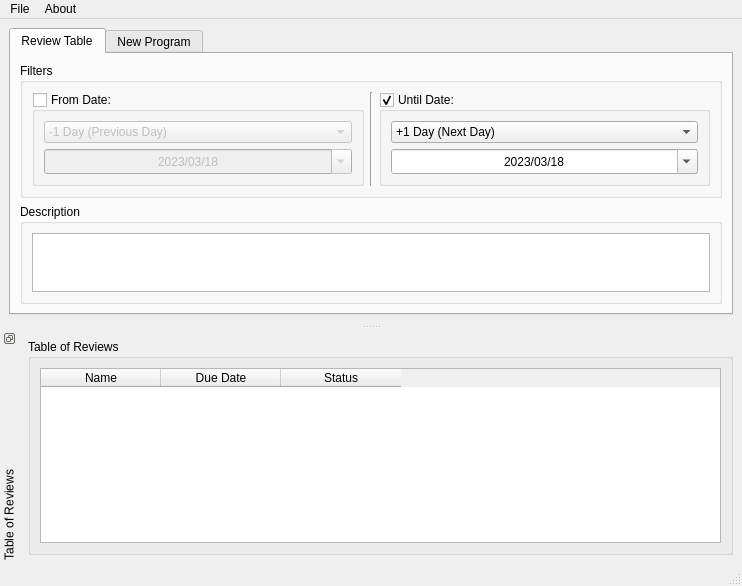
<?xml version="1.0" encoding="UTF-8"?>
<ui version="4.0">
 <class>MainWindow</class>
 <widget class="QMainWindow" name="MainWindow">
  <property name="windowModality">
   <enum>Qt::NonModal</enum>
  </property>
  <property name="geometry">
   <rect>
    <x>0</x>
    <y>0</y>
    <width>742</width>
    <height>586</height>
   </rect>
  </property>
  <property name="sizePolicy">
   <sizepolicy hsizetype="Preferred" vsizetype="MinimumExpanding">
    <horstretch>0</horstretch>
    <verstretch>0</verstretch>
   </sizepolicy>
  </property>
  <property name="windowTitle">
   <string>JRe!</string>
  </property>
  <property name="styleSheet">
   <string notr="true"/>
  </property>
  <widget class="QWidget" name="centralwidget">
   <property name="sizePolicy">
    <sizepolicy hsizetype="Preferred" vsizetype="Minimum">
     <horstretch>0</horstretch>
     <verstretch>0</verstretch>
    </sizepolicy>
   </property>
   <property name="styleSheet">
    <string notr="true"/>
   </property>
   <layout class="QGridLayout" name="gridLayout">
    <item row="0" column="0">
     <widget class="QTabWidget" name="tabWidget">
      <property name="sizePolicy">
       <sizepolicy hsizetype="Expanding" vsizetype="Minimum">
        <horstretch>0</horstretch>
        <verstretch>0</verstretch>
       </sizepolicy>
      </property>
      <property name="tabPosition">
       <enum>QTabWidget::North</enum>
      </property>
      <property name="currentIndex">
       <number>0</number>
      </property>
      <widget class="QWidget" name="tab1">
       <property name="sizePolicy">
        <sizepolicy hsizetype="Preferred" vsizetype="Minimum">
         <horstretch>0</horstretch>
         <verstretch>0</verstretch>
        </sizepolicy>
       </property>
       <attribute name="title">
        <string>Review Table</string>
       </attribute>
       <layout class="QVBoxLayout" name="verticalLayout_5">
        <item>
         <widget class="QGroupBox" name="groupBox_2">
          <property name="sizePolicy">
           <sizepolicy hsizetype="Preferred" vsizetype="Minimum">
            <horstretch>0</horstretch>
            <verstretch>0</verstretch>
           </sizepolicy>
          </property>
          <property name="maximumSize">
           <size>
            <width>16777215</width>
            <height>139</height>
           </size>
          </property>
          <property name="title">
           <string>Filters</string>
          </property>
          <layout class="QHBoxLayout" name="horizontalLayout_2">
           <item>
            <widget class="QGroupBox" name="GroupFromDate">
             <property name="sizePolicy">
              <sizepolicy hsizetype="Preferred" vsizetype="Preferred">
               <horstretch>0</horstretch>
               <verstretch>0</verstretch>
              </sizepolicy>
             </property>
             <property name="maximumSize">
              <size>
               <width>16777215</width>
               <height>9999999</height>
              </size>
             </property>
             <property name="title">
              <string>From Date:</string>
             </property>
             <property name="flat">
              <bool>false</bool>
             </property>
             <property name="checkable">
              <bool>true</bool>
             </property>
             <property name="checked">
              <bool>false</bool>
             </property>
             <layout class="QVBoxLayout" name="verticalLayout_8">
              <item>
               <widget class="QComboBox" name="ComboFromDate">
                <property name="editable">
                 <bool>false</bool>
                </property>
                <property name="currentText">
                 <string>-1 Day (Previous Day)</string>
                </property>
                <property name="currentIndex">
                 <number>4</number>
                </property>
                <property name="modelColumn">
                 <number>0</number>
                </property>
                <item>
                 <property name="text">
                  <string>+1 Week (Next Week)</string>
                 </property>
                </item>
                <item>
                 <property name="text">
                  <string>+1 Day (Next Day)</string>
                 </property>
                </item>
                <item>
                 <property name="text">
                  <string>Today</string>
                 </property>
                </item>
                <item>
                 <property name="text">
                  <string>Pick A Date</string>
                 </property>
                </item>
                <item>
                 <property name="text">
                  <string>-1 Day (Previous Day)</string>
                 </property>
                </item>
                <item>
                 <property name="text">
                  <string>-1 Week (Previous Week)</string>
                 </property>
                </item>
               </widget>
              </item>
              <item>
               <widget class="QDateEdit" name="DateEditFrom">
                <property name="sizePolicy">
                 <sizepolicy hsizetype="Minimum" vsizetype="Minimum">
                  <horstretch>0</horstretch>
                  <verstretch>0</verstretch>
                 </sizepolicy>
                </property>
                <property name="alignment">
                 <set>Qt::AlignCenter</set>
                </property>
                <property name="showGroupSeparator" stdset="0">
                 <bool>false</bool>
                </property>
                <property name="displayFormat">
                 <string>yyyy/MM/dd</string>
                </property>
                <property name="calendarPopup">
                 <bool>true</bool>
                </property>
                <property name="date">
                 <date>
                  <year>2023</year>
                  <month>3</month>
                  <day>18</day>
                 </date>
                </property>
               </widget>
              </item>
             </layout>
            </widget>
           </item>
           <item>
            <widget class="Line" name="line">
             <property name="orientation">
              <enum>Qt::Vertical</enum>
             </property>
            </widget>
           </item>
           <item>
            <widget class="QGroupBox" name="GroupUntilDate">
             <property name="sizePolicy">
              <sizepolicy hsizetype="Preferred" vsizetype="Preferred">
               <horstretch>0</horstretch>
               <verstretch>0</verstretch>
              </sizepolicy>
             </property>
             <property name="maximumSize">
              <size>
               <width>16777215</width>
               <height>999</height>
              </size>
             </property>
             <property name="title">
              <string>Until Date:</string>
             </property>
             <property name="checkable">
              <bool>true</bool>
             </property>
             <layout class="QVBoxLayout" name="verticalLayout_6">
              <item>
               <widget class="QComboBox" name="CombUntilDate">
                <property name="editable">
                 <bool>false</bool>
                </property>
                <property name="currentText">
                 <string>+1 Day (Next Day)</string>
                </property>
                <property name="currentIndex">
                 <number>1</number>
                </property>
                <property name="modelColumn">
                 <number>0</number>
                </property>
                <item>
                 <property name="text">
                  <string>+1 Week (Next Week)</string>
                 </property>
                </item>
                <item>
                 <property name="text">
                  <string>+1 Day (Next Day)</string>
                 </property>
                </item>
                <item>
                 <property name="text">
                  <string>Today</string>
                 </property>
                </item>
                <item>
                 <property name="text">
                  <string>Pick A Date</string>
                 </property>
                </item>
                <item>
                 <property name="text">
                  <string>-1 Day (Previous Day)</string>
                 </property>
                </item>
                <item>
                 <property name="text">
                  <string>-1 Week (Previous Week)</string>
                 </property>
                </item>
               </widget>
              </item>
              <item>
               <widget class="QDateEdit" name="DateEditUntil">
                <property name="sizePolicy">
                 <sizepolicy hsizetype="Minimum" vsizetype="Minimum">
                  <horstretch>0</horstretch>
                  <verstretch>0</verstretch>
                 </sizepolicy>
                </property>
                <property name="alignment">
                 <set>Qt::AlignCenter</set>
                </property>
                <property name="displayFormat">
                 <string>yyyy/MM/dd</string>
                </property>
                <property name="calendarPopup">
                 <bool>true</bool>
                </property>
                <property name="date">
                 <date>
                  <year>2023</year>
                  <month>3</month>
                  <day>18</day>
                 </date>
                </property>
               </widget>
              </item>
             </layout>
            </widget>
           </item>
          </layout>
         </widget>
        </item>
        <item>
         <widget class="QGroupBox" name="groupBox">
          <property name="sizePolicy">
           <sizepolicy hsizetype="Preferred" vsizetype="Minimum">
            <horstretch>0</horstretch>
            <verstretch>0</verstretch>
           </sizepolicy>
          </property>
          <property name="maximumSize">
           <size>
            <width>16777215</width>
            <height>100</height>
           </size>
          </property>
          <property name="baseSize">
           <size>
            <width>0</width>
            <height>0</height>
           </size>
          </property>
          <property name="title">
           <string>Description</string>
          </property>
          <layout class="QVBoxLayout" name="verticalLayout">
           <item>
            <widget class="QTextBrowser" name="DescriptionText">
             <property name="sizePolicy">
              <sizepolicy hsizetype="Expanding" vsizetype="Minimum">
               <horstretch>0</horstretch>
               <verstretch>0</verstretch>
              </sizepolicy>
             </property>
             <property name="minimumSize">
              <size>
               <width>0</width>
               <height>8</height>
              </size>
             </property>
             <property name="cursor" stdset="0">
              <cursorShape>IBeamCursor</cursorShape>
             </property>
             <property name="toolTip">
              <string>click on a row to see the description</string>
             </property>
             <property name="statusTip">
              <string>click on one row in the table to see the description</string>
             </property>
             <property name="frameShape">
              <enum>QFrame::Box</enum>
             </property>
             <property name="lineWidth">
              <number>0</number>
             </property>
             <property name="midLineWidth">
              <number>1</number>
             </property>
             <property name="html">
              <string>&lt;!DOCTYPE HTML PUBLIC &quot;-//W3C//DTD HTML 4.0//EN&quot; &quot;http://www.w3.org/TR/REC-html40/strict.dtd&quot;&gt;
&lt;html&gt;&lt;head&gt;&lt;meta name=&quot;qrichtext&quot; content=&quot;1&quot; /&gt;&lt;style type=&quot;text/css&quot;&gt;
p, li { white-space: pre-wrap; }
&lt;/style&gt;&lt;/head&gt;&lt;body style=&quot; font-family:'MS Shell Dlg 2'; font-size:9.75pt; font-weight:400; font-style:normal;&quot;&gt;
&lt;p style=&quot;-qt-paragraph-type:empty; margin-top:0px; margin-bottom:0px; margin-left:0px; margin-right:0px; -qt-block-indent:0; text-indent:0px;&quot;&gt;&lt;br /&gt;&lt;/p&gt;&lt;/body&gt;&lt;/html&gt;</string>
             </property>
             <property name="openExternalLinks">
              <bool>true</bool>
             </property>
            </widget>
           </item>
          </layout>
         </widget>
        </item>
       </layout>
      </widget>
      <widget class="QWidget" name="tab_2">
       <property name="sizePolicy">
        <sizepolicy hsizetype="Preferred" vsizetype="Minimum">
         <horstretch>0</horstretch>
         <verstretch>0</verstretch>
        </sizepolicy>
       </property>
       <attribute name="title">
        <string>New Program</string>
       </attribute>
       <layout class="QVBoxLayout" name="verticalLayout_2">
        <item>
         <widget class="QPushButton" name="NewProgram">
          <property name="text">
           <string>Add New Program</string>
          </property>
         </widget>
        </item>
       </layout>
      </widget>
     </widget>
    </item>
   </layout>
  </widget>
  <widget class="QMenuBar" name="menubar">
   <property name="geometry">
    <rect>
     <x>0</x>
     <y>0</y>
     <width>742</width>
     <height>21</height>
    </rect>
   </property>
   <widget class="QMenu" name="menuFile">
    <property name="title">
     <string>File</string>
    </property>
    <addaction name="actionSave"/>
    <addaction name="actionUpdate"/>
    <addaction name="actionExit"/>
   </widget>
   <widget class="QMenu" name="menuAbout">
    <property name="title">
     <string>About</string>
    </property>
    <addaction name="actionAbout"/>
   </widget>
   <addaction name="menuFile"/>
   <addaction name="menuAbout"/>
  </widget>
  <widget class="QStatusBar" name="statusbar"/>
  <widget class="QDockWidget" name="dockWidget_2">
   <property name="sizePolicy">
    <sizepolicy hsizetype="Preferred" vsizetype="Expanding">
     <horstretch>0</horstretch>
     <verstretch>0</verstretch>
    </sizepolicy>
   </property>
   <property name="minimumSize">
    <size>
     <width>160</width>
     <height>165</height>
    </size>
   </property>
   <property name="features">
    <set>QDockWidget::DockWidgetFloatable|QDockWidget::DockWidgetMovable|QDockWidget::DockWidgetVerticalTitleBar</set>
   </property>
   <property name="allowedAreas">
    <set>Qt::BottomDockWidgetArea|Qt::LeftDockWidgetArea|Qt::RightDockWidgetArea</set>
   </property>
   <property name="windowTitle">
    <string>Table of Reviews</string>
   </property>
   <attribute name="dockWidgetArea">
    <number>8</number>
   </attribute>
   <widget class="QWidget" name="dockWidgetContents_2">
    <layout class="QVBoxLayout" name="verticalLayout_7">
     <item>
      <widget class="QGroupBox" name="groupBox_5">
       <property name="title">
        <string>Table of Reviews</string>
       </property>
       <layout class="QVBoxLayout" name="verticalLayout_9">
        <item>
         <widget class="QTableWidget" name="tableWidget">
          <property name="toolTip">
           <string>double click on one row to give a feedback</string>
          </property>
          <property name="statusTip">
           <string>doubleclick to leave a feedback</string>
          </property>
          <property name="frameShape">
           <enum>QFrame::StyledPanel</enum>
          </property>
          <property name="frameShadow">
           <enum>QFrame::Sunken</enum>
          </property>
          <property name="editTriggers">
           <set>QAbstractItemView::NoEditTriggers</set>
          </property>
          <property name="selectionMode">
           <enum>QAbstractItemView::SingleSelection</enum>
          </property>
          <property name="selectionBehavior">
           <enum>QAbstractItemView::SelectRows</enum>
          </property>
          <property name="textElideMode">
           <enum>Qt::ElideMiddle</enum>
          </property>
          <property name="sortingEnabled">
           <bool>false</bool>
          </property>
          <attribute name="horizontalHeaderDefaultSectionSize">
           <number>120</number>
          </attribute>
          <attribute name="horizontalHeaderMinimumSectionSize">
           <number>39</number>
          </attribute>
          <attribute name="horizontalHeaderShowSortIndicator" stdset="0">
           <bool>false</bool>
          </attribute>
          <attribute name="verticalHeaderMinimumSectionSize">
           <number>35</number>
          </attribute>
          <attribute name="verticalHeaderShowSortIndicator" stdset="0">
           <bool>false</bool>
          </attribute>
          <attribute name="verticalHeaderStretchLastSection">
           <bool>false</bool>
          </attribute>
          <column>
           <property name="text">
            <string>Name</string>
           </property>
          </column>
          <column>
           <property name="text">
            <string>Due Date</string>
           </property>
          </column>
          <column>
           <property name="text">
            <string>Status</string>
           </property>
          </column>
         </widget>
        </item>
       </layout>
      </widget>
     </item>
    </layout>
   </widget>
  </widget>
  <action name="actionAbout">
   <property name="text">
    <string>About</string>
   </property>
  </action>
  <action name="actionSave">
   <property name="text">
    <string>Save</string>
   </property>
  </action>
  <action name="actionUpdate">
   <property name="text">
    <string>Update</string>
   </property>
  </action>
  <action name="actionExit">
   <property name="text">
    <string>Exit</string>
   </property>
  </action>
 </widget>
 <resources/>
 <connections/>
</ui>
